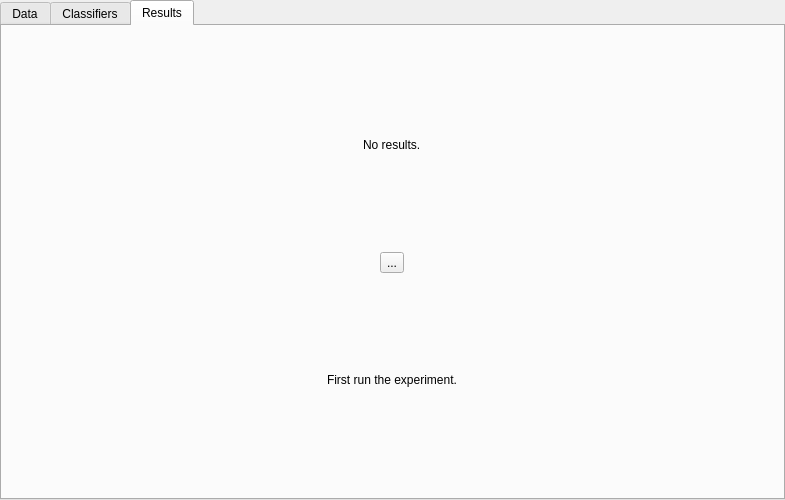
<?xml version="1.0" encoding="UTF-8"?>
<ui version="4.0">
 <class>Form</class>
 <widget class="QWidget" name="Form">
  <property name="geometry">
   <rect>
    <x>0</x>
    <y>0</y>
    <width>785</width>
    <height>500</height>
   </rect>
  </property>
  <property name="windowTitle">
   <string>Form</string>
  </property>
  <property name="locale">
   <locale language="English" country="UnitedStates"/>
  </property>
  <layout class="QGridLayout" name="gridLayout">
   <property name="leftMargin">
    <number>0</number>
   </property>
   <property name="topMargin">
    <number>0</number>
   </property>
   <property name="rightMargin">
    <number>0</number>
   </property>
   <property name="bottomMargin">
    <number>0</number>
   </property>
   <item row="0" column="0">
    <widget class="QTabWidget" name="tabWidget">
     <property name="locale">
      <locale language="English" country="UnitedStates"/>
     </property>
     <property name="currentIndex">
      <number>2</number>
     </property>
     <widget class="QWidget" name="tabData">
      <attribute name="title">
       <string>Data</string>
      </attribute>
      <layout class="QGridLayout" name="gridLayout_2">
       <item row="0" column="0">
        <widget class="QSplitter" name="splitter">
         <property name="orientation">
          <enum>Qt::Horizontal</enum>
         </property>
         <property name="opaqueResize">
          <bool>true</bool>
         </property>
         <widget class="QWidget" name="verticalLayoutWidget">
          <layout class="QVBoxLayout" name="verticalLayout" stretch="0,0,0,0">
           <item>
            <widget class="QLabel" name="label_2">
             <property name="text">
              <string>Choose data for experiment:</string>
             </property>
            </widget>
           </item>
           <item>
            <layout class="QHBoxLayout" name="horizontalLayout">
             <item>
              <widget class="QLineEdit" name="pathToData"/>
             </item>
             <item>
              <widget class="QPushButton" name="buttonChooseData">
               <property name="text">
                <string>Choose</string>
               </property>
              </widget>
             </item>
            </layout>
           </item>
           <item>
            <widget class="QTableView" name="tableDataAttributes"/>
           </item>
           <item>
            <layout class="QHBoxLayout" name="horizontalLayout_2">
             <item>
              <widget class="QLabel" name="label_3">
               <property name="text">
                <string>Validation type:</string>
               </property>
              </widget>
             </item>
             <item>
              <widget class="QComboBox" name="comboBoxValidation"/>
             </item>
            </layout>
           </item>
          </layout>
         </widget>
         <widget class="QWidget" name="verticalLayoutWidget_2">
          <layout class="QVBoxLayout" name="verticalLayout_2" stretch="0">
           <item>
            <widget class="QLabel" name="label">
             <property name="text">
              <string>Properties:</string>
             </property>
            </widget>
           </item>
          </layout>
         </widget>
        </widget>
       </item>
      </layout>
     </widget>
     <widget class="QWidget" name="tabClassifiers">
      <attribute name="title">
       <string>Classifiers</string>
      </attribute>
      <layout class="QGridLayout" name="gridLayout_3">
       <item row="0" column="0">
        <widget class="QSplitter" name="splitter_2">
         <property name="orientation">
          <enum>Qt::Horizontal</enum>
         </property>
         <widget class="QWidget" name="verticalLayoutWidget_3">
          <layout class="QVBoxLayout" name="verticalLayout_3">
           <property name="spacing">
            <number>0</number>
           </property>
           <item>
            <widget class="QLabel" name="label_5">
             <property name="text">
              <string>Choose classifiers for testing:</string>
             </property>
            </widget>
           </item>
           <item>
            <layout class="QHBoxLayout" name="horizontalLayout_3">
             <item>
              <widget class="QComboBox" name="comboBox"/>
             </item>
            </layout>
           </item>
           <item>
            <widget class="QToolButton" name="toolButton">
             <property name="text">
              <string>...</string>
             </property>
            </widget>
           </item>
          </layout>
         </widget>
         <widget class="QWidget" name="verticalLayoutWidget_4">
          <layout class="QVBoxLayout" name="verticalLayout_4">
           <item>
            <widget class="QLabel" name="label_4">
             <property name="text">
              <string>Properties:</string>
             </property>
            </widget>
           </item>
          </layout>
         </widget>
        </widget>
       </item>
      </layout>
     </widget>
     <widget class="QWidget" name="tabResults">
      <attribute name="title">
       <string>Results</string>
      </attribute>
      <layout class="QGridLayout" name="gridLayout_4">
       <item row="0" column="0">
        <widget class="QStackedWidget" name="stackedWidget">
         <widget class="QWidget" name="pageNoResults">
          <layout class="QGridLayout" name="gridLayout_5">
           <item row="0" column="0">
            <layout class="QGridLayout" name="gridLayout_6">
             <item row="0" column="0" alignment="Qt::AlignHCenter">
              <widget class="QLabel" name="label_6">
               <property name="minimumSize">
                <size>
                 <width>0</width>
                 <height>194</height>
                </size>
               </property>
               <property name="text">
                <string>No results.</string>
               </property>
              </widget>
             </item>
             <item row="1" column="0" alignment="Qt::AlignHCenter">
              <widget class="QToolButton" name="toolButton_2">
               <property name="text">
                <string>...</string>
               </property>
              </widget>
             </item>
             <item row="2" column="0" alignment="Qt::AlignHCenter">
              <widget class="QLabel" name="label_7">
               <property name="text">
                <string>First run the experiment.</string>
               </property>
              </widget>
             </item>
            </layout>
           </item>
          </layout>
         </widget>
         <widget class="QWidget" name="pageResults"/>
        </widget>
       </item>
      </layout>
     </widget>
    </widget>
   </item>
  </layout>
 </widget>
 <resources/>
 <connections/>
</ui>
